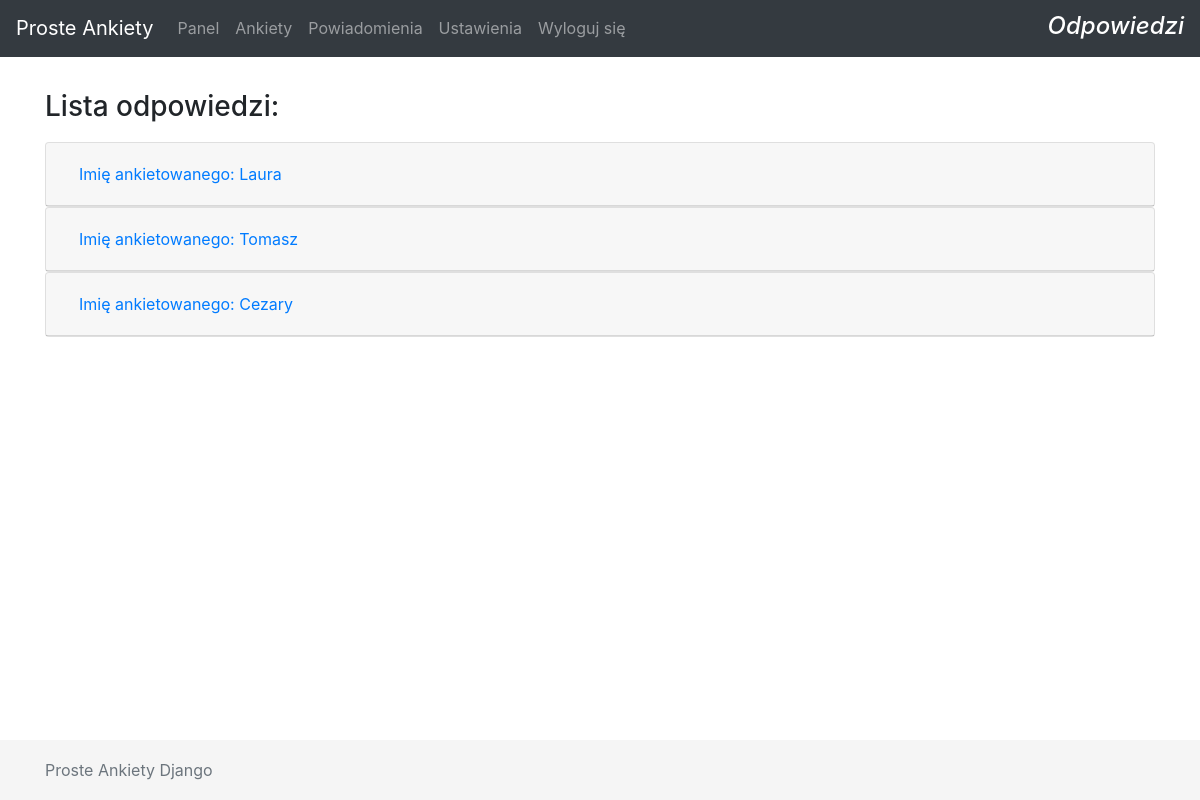
The page /surveys/5/answers/ (signed in) on the database its author committed.
### surveys/models.py (models this page shows)
class Answer(models.Model):
    class Meta:
        verbose_name = u'Odpowiedź'
        verbose_name_plural = u'Odpowiedzi'
    survey = models.ForeignKey(Survey,
                               verbose_name="Ankieta",
                               on_delete=models.CASCADE)
    user = models.ForeignKey(User,
                             verbose_name="Użytkownik",
                             on_delete=models.CASCADE,
                             null=True,
                             blank=True)
    first_name = models.CharField(verbose_name="Imię ankietowanego",
                                  max_length=50)
    answers = models.TextField(verbose_name="Odpowiedzi")
    created = models.DateTimeField(verbose_name="Utworzono",
                                   auto_now_add=True,
                                   null=True)

### surveys/views.py (the view)
# urls.py: path('<int:survey_id>/answers/', views.answers, name='answers'),
@login_required
def answers(request, survey_id):
    kwargs = {}
    kwargs['answers'] = Answer.objects.filter(survey_id=survey_id).order_by('-created')
    return render(request, 'answers.html', kwargs)

### surveys/templates/answers.html (shortened to what this page needs)
{% extends 'core/base.html' %} {% load static %}
    {% block site_title %}
    <h4>
        Odpowiedzi
    </h4>
    {% endblock %}
    {% block content %}
    <div class="row">
        <div class="col-md-12">
            <h3>
                Lista odpowiedzi:
            </h3>
        </div>
    </div>
    <div class="row">
        <div class="col-sm-12">
            {% if answers %}
            <div id="accordion">
              {% for answer in answers %}
              <div class="card">
                <div class="card-header" id="heading-{{ answer.id }}">
                  <h5 class="mb-0">
                    <button class="btn btn-link" data-toggle="collapse" data-target="#collapse-{{ answer.id }}" aria-expanded="true" aria-controls="collapse-{{ answer.id }}">
                      Imię ankietowanego: {{answer.first_name}}
                    </button>
                  </h5>
                </div>
              </div>
              {% endfor %}
            </div>
            {% else %}
            <p class="text-center">
                <small>Obecnie nie posiadasz żadnych odpowiedzi do tej ankiety</small>
            </p>
            {% endif %}
        </div>
    </div>
    {% endblock %}

### base/static/css/custom.css (style rules this page uses)
html { position: relative; min-height: 100%; }
body { margin-bottom: 70px; }
.site-title h4 { color: #ffffff; font-style: italic; padding-top: 4px; }
.row { margin-bottom: 10px; }

### rows shown on the page
Answer: first_name "Laura"
Answer: first_name "Tomasz"
Answer: first_name "Cezary"
